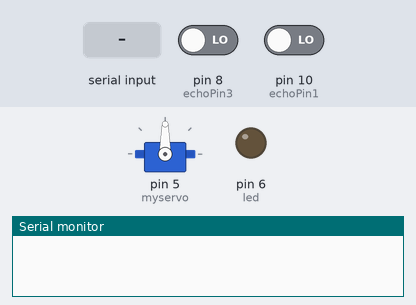
Recording of a sketch running on a simulated Arduino Uno, built with avr-gcc and run on an emulated ATmega328P. Parts: servo, output pins drawn as LEDs (lit = HIGH), the last lines printed to the serial monitor. The test bench sets the inputs (shaded band); at power-on: pin 8 (echoPin3) LOW, pin 10 (echoPin1) LOW. Pins used as bus, display or sensor lines are not drawn.

Above: at 1.2 s.
1.3 s: "1" received over Serial
At 4.2 s:
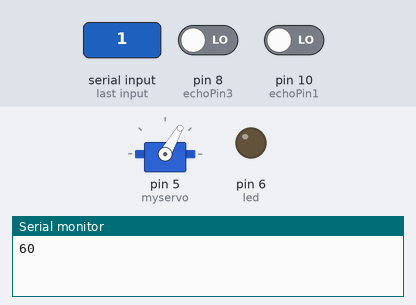
4.3 s: "2" received over Serial
At 7.0 s:
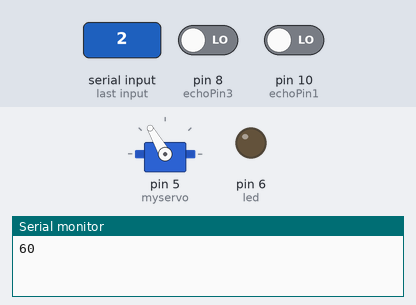
7.3 s: "3" received over Serial
At 8.9 s:
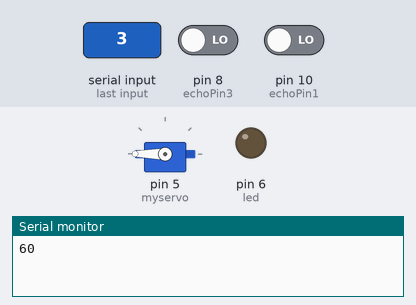
Timing chart, 0 to 10.4 s (numbered marks = the images above; inputs shaded):
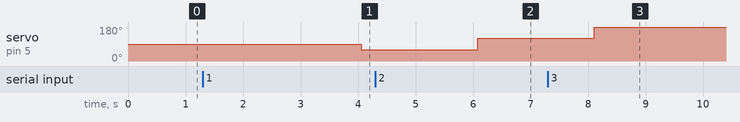

Measured:
- after the input at 1.3 s, servo on pin 5 (myservo): 90° → 60° after 2.8 s
- after the input at 4.3 s, servo on pin 5 (myservo): 60° → 120° after 1.8 s
- after the input at 7.3 s, servo on pin 5 (myservo): 120° → 180° after 0.81 s

The sketch:

ArduinoCode.ino
```cpp
#include <Servo.h>
#define trigPin1 9
#define echoPin1 10
#define trigPin3 7
#define echoPin3 8
Servo myservo;
int led = 6;
long duration, distance,FrontSensor,RightSensor;
char data;
int test;

void setup()
{
Serial.begin (9600);
pinMode(trigPin1, OUTPUT);
pinMode(echoPin1, INPUT);
pinMode(trigPin3, OUTPUT);
pinMode(echoPin3, INPUT);
pinMode(led,OUTPUT);
myservo.attach(5);
//myservo.write(0);  // set servo to mid-point

}

void loop() {
SonarSensor(trigPin1, echoPin1);
RightSensor = distance;
SonarSensor(trigPin3, echoPin3);
FrontSensor = distance;

//Serial.print("FirstSensor: ");
//Serial.print(RightSensor);
//Serial.print(" - ");
//Serial.print("SecondSensor: ");
//Serial.println(FrontSensor);
CheckRightC();
Bluetooth();
}

void SonarSensor(int trigPin,int echoPin)
{
digitalWrite(trigPin, LOW);
delayMicroseconds(20000);
digitalWrite(trigPin, HIGH);
delayMicroseconds(10000);
digitalWrite(trigPin, LOW);
duration = pulseIn(echoPin, HIGH);
distance = (duration/2) / 29.1;

}

void Bluetooth(){
  while(Serial.available() > 0)      // Send data only when you receive data:
   {
      data = Serial.read();
   }
      //Serial.print(data);          //Print Value inside data in Serial monitor
      //Serial.print("\n");
      if(data == '1'){
          myservo.write(60);
          Serial.println("60");
        }
      if(data == '2'){
          myservo.write(120);
        }
      if(data == '3'){
          myservo.write(180);
        }


}
void CheckRightC(){

  if (RightSensor == 31 && FrontSensor == 12){
  digitalWrite(led, HIGH);
  }
  else{
  digitalWrite(led, LOW);
  }

}
```
